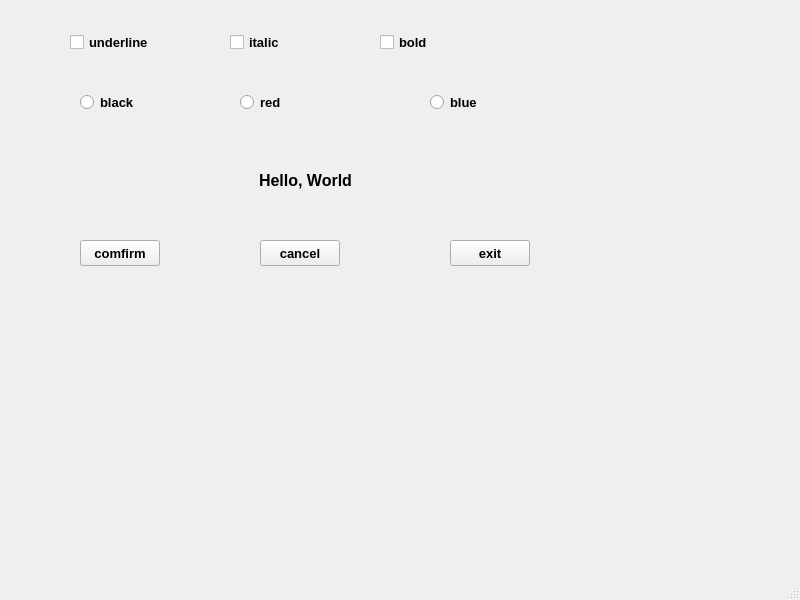
<?xml version="1.0" encoding="UTF-8"?>
<ui version="4.0">
 <class>MainWindow</class>
 <widget class="QMainWindow" name="MainWindow">
  <property name="geometry">
   <rect>
    <x>0</x>
    <y>0</y>
    <width>800</width>
    <height>600</height>
   </rect>
  </property>
  <property name="font">
   <font>
    <pointsize>10</pointsize>
    <weight>75</weight>
    <bold>true</bold>
   </font>
  </property>
  <property name="windowTitle">
   <string>MainWindow</string>
  </property>
  <widget class="QWidget" name="centralwidget">
   <widget class="QLabel" name="label">
    <property name="geometry">
     <rect>
      <x>200</x>
      <y>140</y>
      <width>211</width>
      <height>81</height>
     </rect>
    </property>
    <property name="font">
     <font>
      <pointsize>12</pointsize>
      <weight>75</weight>
      <bold>true</bold>
     </font>
    </property>
    <property name="text">
     <string>Hello, World</string>
    </property>
    <property name="alignment">
     <set>Qt::AlignCenter</set>
    </property>
   </widget>
   <widget class="QPushButton" name="pushButton">
    <property name="geometry">
     <rect>
      <x>80</x>
      <y>240</y>
      <width>80</width>
      <height>26</height>
     </rect>
    </property>
    <property name="text">
     <string>comfirm</string>
    </property>
   </widget>
   <widget class="QPushButton" name="pushButton_2">
    <property name="geometry">
     <rect>
      <x>260</x>
      <y>240</y>
      <width>80</width>
      <height>26</height>
     </rect>
    </property>
    <property name="text">
     <string>cancel</string>
    </property>
   </widget>
   <widget class="QPushButton" name="pushButton_3">
    <property name="geometry">
     <rect>
      <x>450</x>
      <y>240</y>
      <width>80</width>
      <height>26</height>
     </rect>
    </property>
    <property name="text">
     <string>exit</string>
    </property>
   </widget>
   <widget class="QRadioButton" name="radioButton">
    <property name="geometry">
     <rect>
      <x>80</x>
      <y>90</y>
      <width>95</width>
      <height>24</height>
     </rect>
    </property>
    <property name="text">
     <string>black</string>
    </property>
   </widget>
   <widget class="QRadioButton" name="radioButton_2">
    <property name="geometry">
     <rect>
      <x>240</x>
      <y>90</y>
      <width>95</width>
      <height>24</height>
     </rect>
    </property>
    <property name="text">
     <string>red</string>
    </property>
   </widget>
   <widget class="QRadioButton" name="radioButton_3">
    <property name="geometry">
     <rect>
      <x>430</x>
      <y>90</y>
      <width>95</width>
      <height>24</height>
     </rect>
    </property>
    <property name="text">
     <string>blue</string>
    </property>
   </widget>
   <widget class="QCheckBox" name="checkBox">
    <property name="geometry">
     <rect>
      <x>70</x>
      <y>30</y>
      <width>111</width>
      <height>24</height>
     </rect>
    </property>
    <property name="text">
     <string>underline</string>
    </property>
   </widget>
   <widget class="QCheckBox" name="checkBox_2">
    <property name="geometry">
     <rect>
      <x>230</x>
      <y>30</y>
      <width>80</width>
      <height>24</height>
     </rect>
    </property>
    <property name="text">
     <string>italic</string>
    </property>
   </widget>
   <widget class="QCheckBox" name="checkBox_3">
    <property name="geometry">
     <rect>
      <x>380</x>
      <y>30</y>
      <width>80</width>
      <height>24</height>
     </rect>
    </property>
    <property name="text">
     <string>bold</string>
    </property>
   </widget>
  </widget>
  <widget class="QMenuBar" name="menubar">
   <property name="geometry">
    <rect>
     <x>0</x>
     <y>0</y>
     <width>800</width>
     <height>26</height>
    </rect>
   </property>
  </widget>
  <widget class="QStatusBar" name="statusbar"/>
 </widget>
 <resources/>
 <connections>
  <connection>
   <sender>pushButton</sender>
   <signal>clicked()</signal>
   <receiver>centralwidget</receiver>
   <slot>close()</slot>
   <hints>
    <hint type="sourcelabel">
     <x>279</x>
     <y>278</y>
    </hint>
    <hint type="destinationlabel">
     <x>399</x>
     <y>299</y>
    </hint>
   </hints>
  </connection>
 </connections>
</ui>
